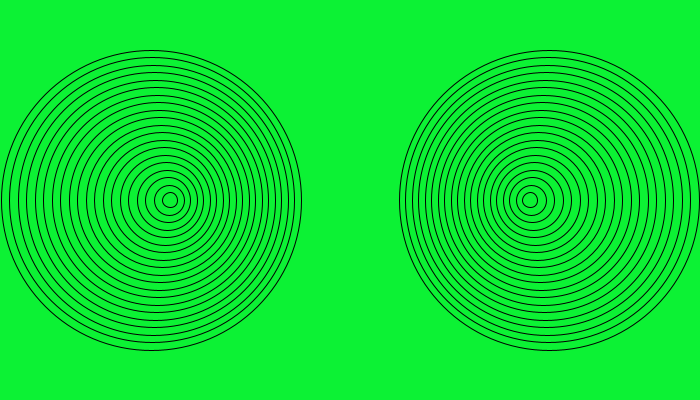
Frame 1 (no input)
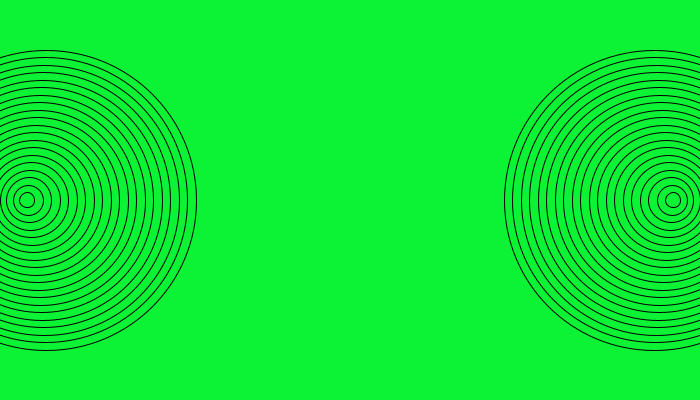
Frame 60 (the mouse pressed at the canvas centre just before this capture)
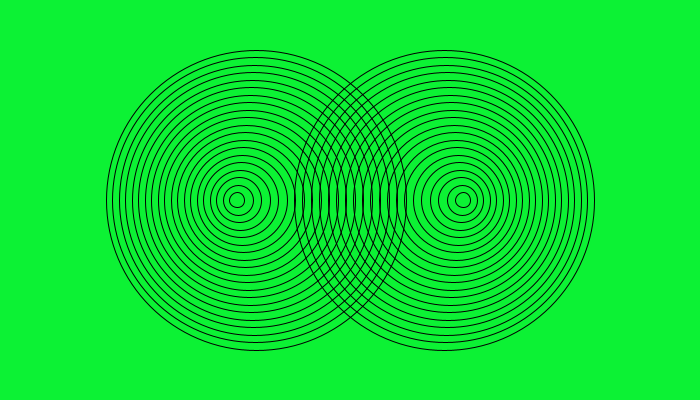
Frame 120 (the mouse held since frame 60 and released just before this capture)

The Processing sketch that drew these frames (run headless with seeded random() and noise(); from frame 60 on, the mouse is pressed at the canvas centre):

// Processing sketch: amazing_rings
// ── amazing_rings.pde
int x = 151;
int y = 200;
int x1 = 549;
int speed1 = 1;
int speed2 = 1;

void setup() {
  size(700,400);
}

void draw() {
  background(12,242,52);
  for(int i=20; i>=0; i--) {
    noFill();
    ellipse(x,y,i*15,i*15);
    x+=speed1;
  }
    if (x>width) {
    speed1=-speed1;
  }
    if (x<0) {
      speed1=-speed1;
    }
  for(int i1=20; i1>=0; i1--) {
    noFill();
    ellipse(x1,y,i1*15,i1*15);
    x1-=speed2;
  }
    if (x1>width) {
      speed2=-speed2;
    }
    if (x1<0) {
      speed2=-speed2;
    }

}
